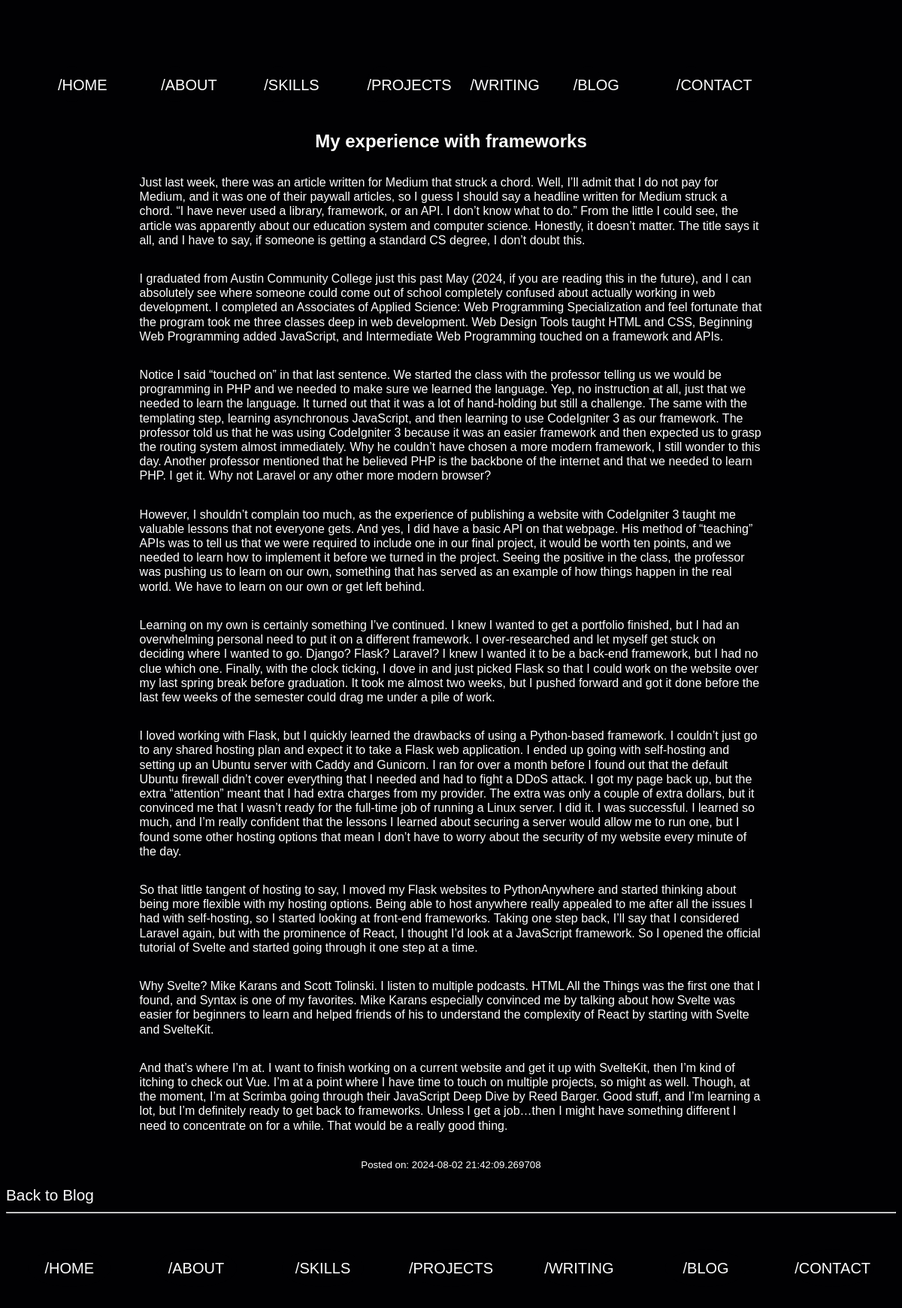
The page /post/my-experience-with-frameworks on the database its author committed.
### app.py (models this page shows, shortened)
class BlogPost(db.Model):
    id = db.Column(db.Integer, primary_key=True)
    title = db.Column(db.String(140), unique=True, nullable=False)
    slug = db.Column(db.String(140), unique=True, nullable=False)
    content = db.Column(db.Text, nullable=False)
    timestamp = db.Column(db.DateTime, index=True, default=datetime.utcnow)

### app.py (the view)
@app.route('/post/<slug>')
def post(slug):
    post = BlogPost.query.filter_by(slug=slug).first_or_404()
    return render_template('post.html', post=post)

### templates/post.html (shortened to what this page needs)
{% extends "base.html" %}
{% block styles %}
    <link rel="stylesheet" href="{{ url_for('static', filename='css/main.css') }}">
{% endblock %}
{% block content %}
    <div>
        <div class="blog-content">
            <h2>{{ post.title }}</h2>
            <p>{{ post.content|safe }}</p>
            <p><small>Posted on: {{ post.timestamp }}</small></p>
        </div>
        <a href="{{ url_for('blog') }}">Back to Blog</a>
    </div>
{% endblock %}

### templates/base.html (shortened to what this page needs)
<!DOCTYPE html>
<html lang="en">
    <head>
        <link rel="stylesheet" href="https://cdn.jsdelivr.net/gh/devicons/devicon@v2.15.1/devicon.min.css">
        {% block styles %}{% endblock %}
    </head>
    <body>
        <header>
            <nav class="navFirst">
                <div id="nav-container">
                    <ul>
                        <li><a href="{{ url_for('index') }}">/HOME</a></li>
                        <li><a href="{{ url_for('index') }}#about">/ABOUT</a></li>
                        <li><a href="{{ url_for('index') }}#skills">/SKILLS</a></li>
                        <li><a href="{{ url_for('index') }}#projects">/PROJECTS</a></li>
                        <li><a href="{{ url_for('index') }}#writing">/WRITING</a></li>
                        <li><a href="{{ url_for('blog') }}">/BLOG</a></li>
                        <li><a href="{{ url_for('contact') }}">/CONTACT</a></li>
                    </ul>
                </div>
            </nav>
        </header>
        <main>
            {% block content %}{% endblock %}
            <hr>
        </main>
        <footer>
            <a href="{{ url_for('index') }}">/HOME</a>
            <a href="{{ url_for('index') }}#about">/ABOUT</a>
            <a href="{{ url_for('index') }}#skills">/SKILLS</a>
            <a href="{{ url_for('index') }}#projects">/PROJECTS</a>
            <a href="{{ url_for('index') }}#writing">/WRITING</a>
            <a href="{{ url_for('blog') }}">/BLOG</a>
            <a href="{{ url_for('contact') }}">/CONTACT</a>
        </footer>
    </body>
</html>

### static/css/main.css (style rules this page uses)
:root { --background: #010103; --accent: #ffee10; --text: white; --tertiary: #06d8d8; --quaternary: #fd00f3; --ring: #ff8c00; }
* { box-sizing: border-box; }
html, body { background-color: var(--background); color: var(--text); font-family: Verdana, Geneva, sans-serif; font-size: 100%; font-weight: inherit; line-height: 1.2em; overflow-x: hidden; }
nav ul { display: none; list-style: none; }
a { text-decoration: none; font-size: 1.3em; line-height: 1.4em; color: var(--text); }
#nav-container { width: 100%; margin: 0; padding: 0; }
.blog-content { display: flex; flex-wrap: wrap; justify-content: center; margin: 150px auto 0; width: 70%; }
header { text-align: center; margin: 20px 0; }
footer { display: none; }
@media only screen and (min-width: 1000px) { .navFirst { width: 10%; } }
@media only screen and (min-width: 1000px) { nav ul { display: flex; list-style: none; } }
@media only screen and (min-width: 1000px) { .navFirst ul { position: absolute; display: flex; margin: 0 5%; padding: 0; top: 5%; left: 1%; width: 80%; } }
@media only screen and (min-width: 1000px) { .navFirst ul li { list-style: none; margin: 0 5px; width: 80%; } }
@media only screen and (min-width: 1000px) { .navFirst ul li a, footer a { position: relative; display: block; margin-bottom: 10px; width: 30%; height: 80%; text-align: center; line-height: 2.5em; text-decoration: none; background: var(--background); border-radius: 50%; font-size: 20px; color: var(--text); transition: 0.5s; } }
@media only screen and (min-width: 1000px) { .navFirst ul li a::before, footer a::before { content: ""; position: absolute; top: 0; left: 0; width: 100%; height: 100%; border-radius: 50%; background: var(--accent); transition: 0.5s; transform: scale(0.9); z-index: -1; } }
@media only screen and (min-width: 1000px) { footer { display: flex; justify-content: center; } }
@media only screen and (min-width: 1000px) { footer a { margin: 40px 30px; } }

### rows shown on the page
BlogPost: title "My experience with frameworks", content "Just last week, there was an article written for Medium that struck a chord. Well, I’ll admit that I do not pay for Medium, and it was one of their paywall articles, so I guess I should say a headline written for Medium struck a chord. “I have never used a library, framework, or an API. I don’t know what to do.” From the little I could see, the article was apparently about our education system and computer science. Honestly, it doesn’t matter. The title says it all, and I have to say, if someone is getting a standard CS degree, I don’t doubt this. I graduated from Austin Community College just this past May (2024, if you are reading this in the future), and I can absolutely see where…", timestamp "2024-08-02 21:42:09.269708"
